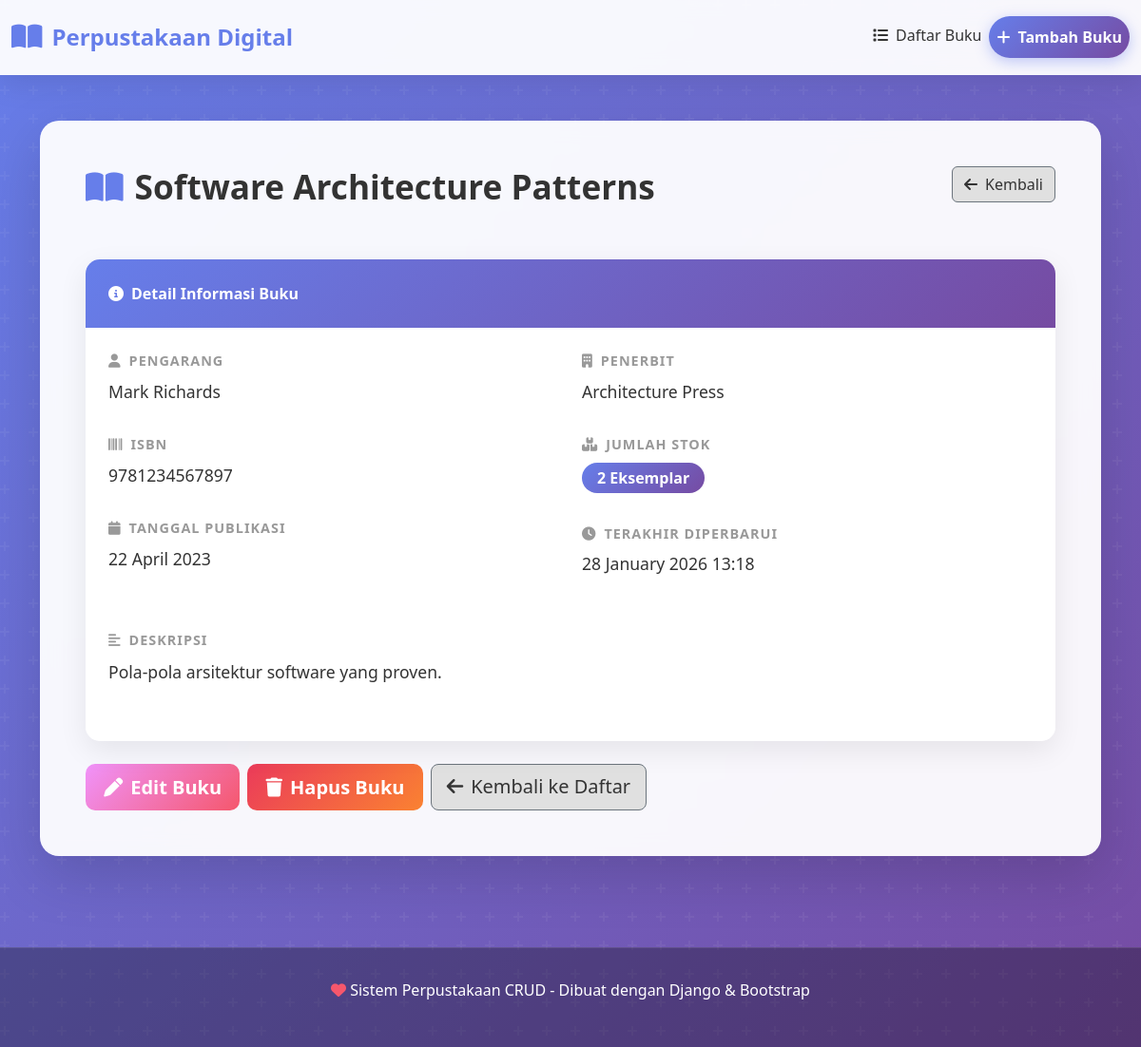
Screenshot of /book/58/ with the database file from the repository.
### books/models.py (models this page shows, shortened)
class Book(models.Model):
    title = models.CharField(max_length=200)
    author = models.CharField(max_length=100)
    isbn = models.CharField(max_length=13, unique=True)
    publisher = models.CharField(max_length=100)
    publication_date = models.DateField()
    description = models.TextField(blank=True, null=True)
    quantity = models.IntegerField(default=1)
    created_at = models.DateTimeField(auto_now_add=True)
    updated_at = models.DateTimeField(auto_now=True)
    class Meta:
        ordering = ['-created_at']

### books/views.py (the view)
# urls.py: path('book/<int:pk>/', views.book_detail, name='book_detail'),
def book_detail(request, pk):
    book = get_object_or_404(Book, pk=pk)
    return render(request, 'books/book_detail.html', {'book': book})

### books/templates/books/book_detail.html (shortened to what this page needs)
{% extends 'books/base.html' %}
{% block content %}
<div class="row mb-4">
    <div class="col-md-8">
        <h1 class="page-title">
            <i class="fas fa-book-open"></i>
            {{ book.title }}
        </h1>
    </div>
    <div class="col-md-4 text-end">
        <a href="{% url 'book_list' %}" class="btn btn-secondary">
            <i class="fas fa-arrow-left me-2"></i>Kembali
        </a>
    </div>
</div>
<div class="card">
    <div class="card-header">
        <i class="fas fa-info-circle me-2"></i>Detail Informasi Buku
    </div>
    <div class="card-body">
        <div class="row">
            <div class="col-md-6">
                <div class="detail-row">
                    <div class="detail-label">
                        <i class="fas fa-user me-2"></i>Pengarang
                    </div>
                    <div class="detail-value">{{ book.author }}</div>
                </div>
                <div class="detail-row">
                    <div class="detail-label">
                        <i class="fas fa-barcode me-2"></i>ISBN
                    </div>
                    <div class="detail-value">{{ book.isbn }}</div>
                </div>
                <div class="detail-row">
                    <div class="detail-label">
                        <i class="fas fa-calendar me-2"></i>Tanggal Publikasi
                    </div>
                    <div class="detail-value">{{ book.publication_date|date:"d F Y" }}</div>
                </div>
            </div>
            <div class="col-md-6">
                <div class="detail-row">
                    <div class="detail-label">
                        <i class="fas fa-building me-2"></i>Penerbit
                    </div>
                    <div class="detail-value">{{ book.publisher }}</div>
                </div>
                <div class="detail-row">
                    <div class="detail-label">
                        <i class="fas fa-boxes me-2"></i>Jumlah Stok
                    </div>
                    <div class="detail-value">
                        <span class="badge badge-info" style="font-size: 1rem;">{{ book.quantity }} Eksemplar</span>
                    </div>
                </div>
                <div class="detail-row">
                    <div class="detail-label">
                        <i class="fas fa-clock me-2"></i>Terakhir Diperbarui
                    </div>
                    <div class="detail-value">{{ book.updated_at|date:"d F Y H:i" }}</div>
                </div>
            </div>
        </div>
        {% if book.description %}
        <div class="detail-row mt-4">
            <div class="detail-label">
                <i class="fas fa-align-left me-2"></i>Deskripsi
            </div>
            <div class="detail-value" style="line-height: 1.8;">
                {{ book.description }}
            </div>
        </div>
        {% endif %}
    </div>
</div>
<div class="mt-4 d-flex gap-2 flex-wrap">
    <a href="{% url 'book_update' book.pk %}" class="btn btn-warning btn-lg">
        <i class="fas fa-pen me-2"></i>Edit Buku
    </a>
    <a href="{% url 'book_delete' book.pk %}" class="btn btn-danger btn-lg">
        <i class="fas fa-trash me-2"></i>Hapus Buku
    </a>
    <a href="{% url 'book_list' %}" class="btn btn-secondary btn-lg">
        <i class="fas fa-arrow-left me-2"></i>Kembali ke Daftar
    </a>
</div>
{% endblock %}

### books/templates/books/base.html (style rules this page uses)
* { margin: 0; padding: 0; box-sizing: border-box; }
body { background: linear-gradient(135deg, #667eea 0%, #764ba2 100%); min-height: 100vh; font-family: 'Segoe UI', Tahoma, Geneva, Verdana, sans-serif; position: relative; }
body::before { content: ''; position: fixed; top: 0; left: 0; width: 100%; height: 100%; pointer-events: none; z-index: 0; }
.page-title { color: #333; font-weight: 700; margin-bottom: 2rem; display: flex; align-items: center; gap: 12px; font-size: 2.2rem; }
.page-title i { color: #667eea; }
.btn-primary, .btn-success, .btn-warning, .btn-danger, .btn-info { border: none; border-radius: 10px; font-weight: 600; transition: all 0.3s ease; padding: 0.6rem 1.2rem; }
.btn-warning { background: linear-gradient(135deg, #f093fb, #f5576c); color: white; }
.btn-danger { background: linear-gradient(135deg, #eb3b5a, #fa8231); color: white; }
.btn-secondary { background: #e0e0e0; color: #333; }
.card { border: none; border-radius: 15px; box-shadow: 0 10px 30px rgba(0, 0, 0, 0.08); transition: all 0.3s ease; overflow: hidden; background: rgba(255, 255, 255, 0.98); }
.card-header { background: linear-gradient(135deg, #667eea, #764ba2); border: none; padding: 1.5rem; color: white; font-weight: 600; }
.card-body { padding: 1.5rem; }
.badge { border-radius: 50px; padding: 0.5rem 1rem; font-weight: 600; font-size: 0.85rem; }
.badge-info { background: linear-gradient(135deg, #667eea, #764ba2); }
.detail-row { margin-bottom: 2rem; }
.detail-label { color: #999; font-size: 0.9rem; text-transform: uppercase; letter-spacing: 1px; font-weight: 600; margin-bottom: 0.5rem; }
.detail-value { color: #333; font-size: 1.1rem; font-weight: 500; }

### rows the page displays
Book: title "Software Architecture Patterns", author "Mark Richards", isbn "9781234567897", publication_date "22 April 2023", publisher "Architecture Press", quantity "2", updated_at "28 January 2026 13:18", description "Pola-pola arsitektur software yang proven."
